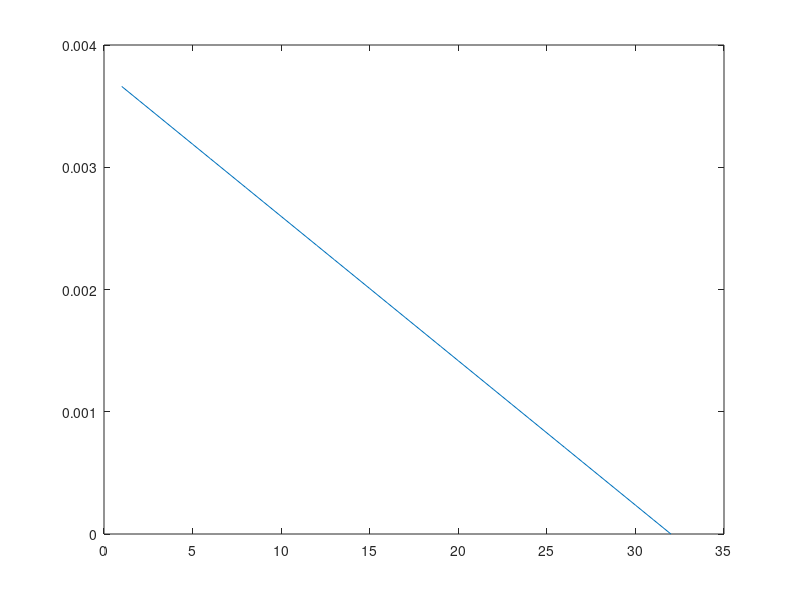

This chart was generated by the following MATLAB code:
angle = -30*pi/180;
probe = struct;
    probe.nElem = 32;
    probe.pitch = 0.3048;
c = 1490;


del = zeros(1,probe.nElem);

for i=1:probe.nElem
    if angle>=0
        n = 1;
    else
        n = probe.nElem;
    end
    del(i) = (i-n)*probe.pitch*tan(angle)/c;
end

plot(del)
